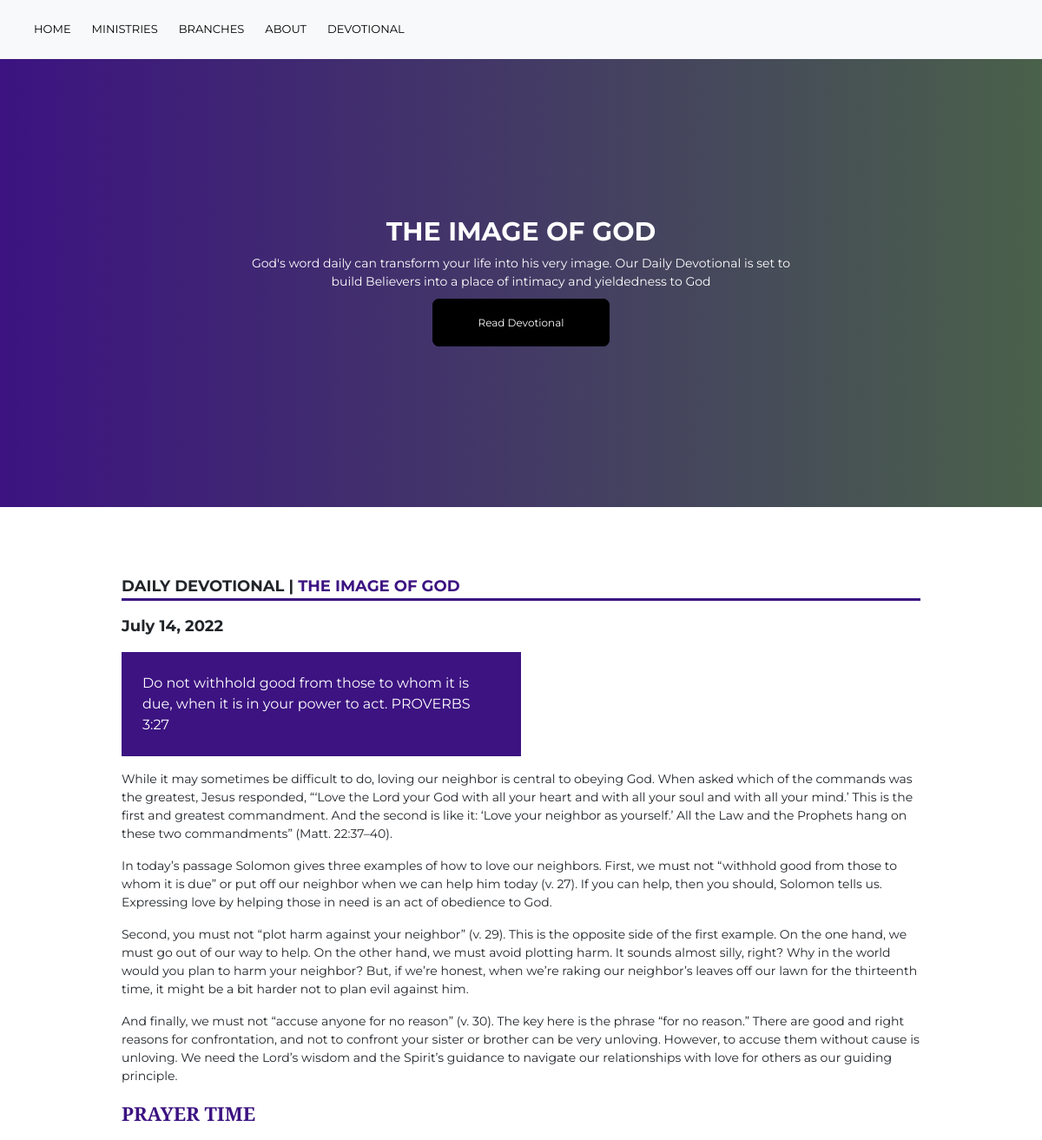
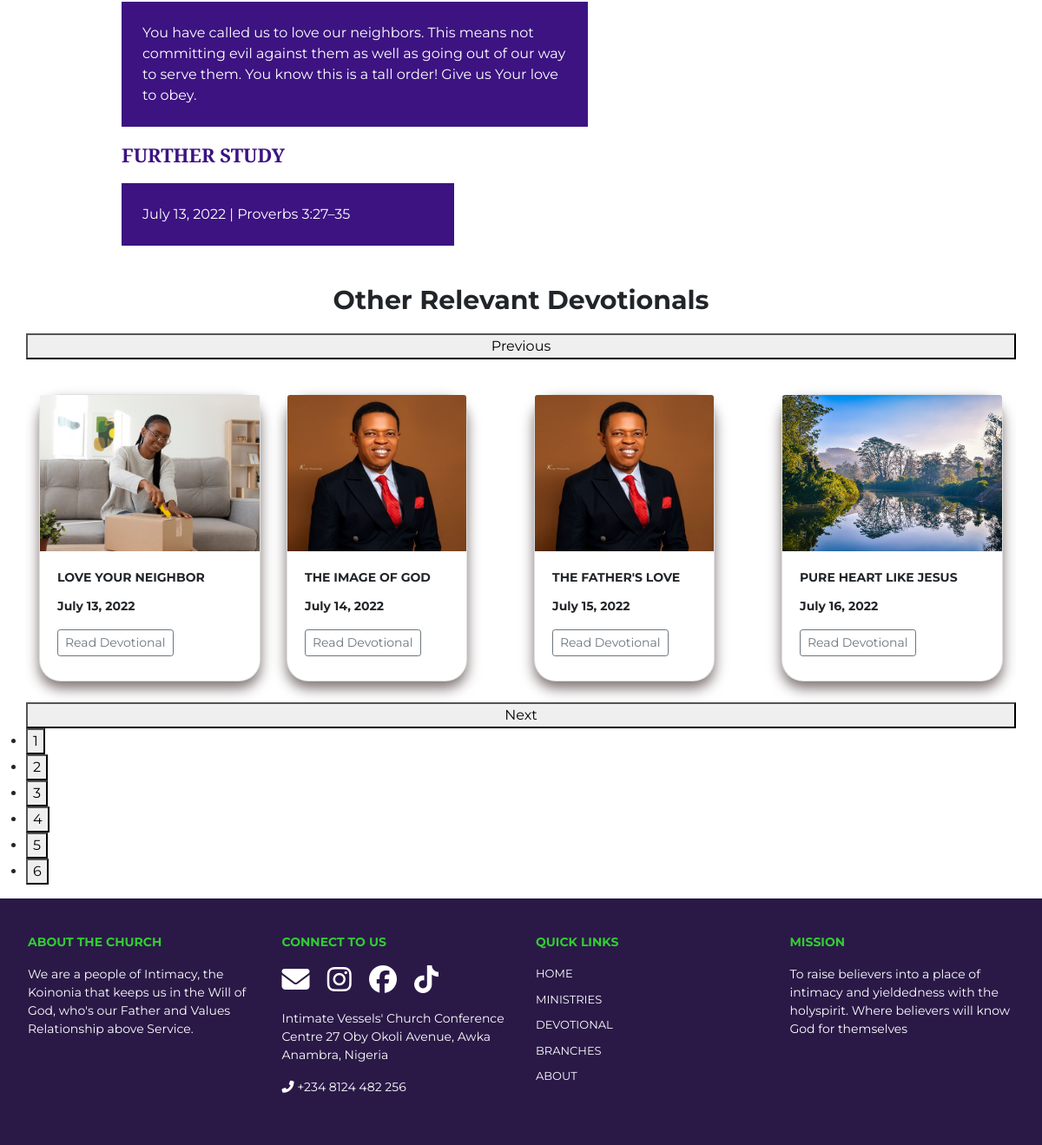
The page /devotional/3/ on the database its author committed (2 pictures, top to bottom).
### my_app/models.py (models this page shows)
class Devotional(models.Model):
    image = models.ImageField(blank = True, null=True, upload_to='devotional_img')
    title = models.CharField(max_length = 200, blank= True)
    date = models.DateField()
    scripture = models.TextField(max_length = 400, blank= True)
    body = RichTextField(blank=True, null=True)
    prayer = models.TextField(max_length = 500, blank= True)
    further_study = models.TextField(max_length = 1000, blank= True)

### my_app/views.py (the view)
# urls.py: path('devotional/<int:pk>/', my_app_view.devotional_detail, name='devotional_detail'),
def devotional_detail(request, pk):
    all_devotional = Devotional.objects.all()
    devotional = get_object_or_404(Devotional, pk= pk)
    context = {'devotional': devotional, 'all_devotional': all_devotional}
    return render(request, 'my_app/devotional_detail.html', context)

### my_app/templates/my_app/devotional_detail.html (shortened to what this page needs)
{% extends 'my_app/base.html' %}
{% load static %}
{% block main-content %}
<div class="container-fluid gradient-container "  >
    <div class="row m-auto grooming-cont"  >
        <div class="col-12 m-auto" >
            <div class="mt-4 mb-2">
                <h1 class="sub-bold-text m-auto mb-4 white-text text-center" >{{devotional.title.upper}}</h1>
            </div>
            <div class="col-12 col-sm-12 col-md-7 col-lg-7 mt-4 m-auto text-center white-text">
                <p class="m-auto white-text"> God's word daily can transform your life into his very image.
                    Our Daily Devotional is set to build Believers into a place of intimacy and yieldedness to God </p>
            </div>
            <div class="mt-4 text-center">
                <a href="#main-content" class="button-large-dark " >Read Devotional</a>
            </div>
        </div>
    </div>
</div>
<div class="container" id="main-content" style="margin-top: 70px;" >
    <div class="row">
        <div class="col-12 col-sm-12 col-md-10 col-lg-10 m-auto" >
            <p class=" pt-2" style="border-bottom: 3px solid #3c1381; font-weight: bold; font-size: 18px;">
                DAILY DEVOTIONAL | <span style="color: #3c1381;">{{devotional.title}}</span></p>
            <p class="" style="font-size: 18px; font-weight: bold;">{{devotional.date}}</p>
            <div class="p-4 col-12 col-sm-12 col-md-6 col-lg-6 bg-purple mb-3">
                {{devotional.scripture|safe}}
            </div>
            <div >
                {{devotional.body|safe}}
            </div>
            <div>
                <p style="font-weight: bold; font-size: 22px; font-family: 'Playfair Display', serif;" class="purple-color" >PRAYER TIME</p>
                <div class="p-4 col-11 col-sm-11 col-md-7 col-lg-7 bg-purple mb-3">
                    {{devotional.prayer}}
                </div>
                <p style="font-weight: bold; font-size: 22px; font-family: 'Playfair Display', serif;" class="purple-color" >FURTHER STUDY</p>
                <div class="p-4 col-11 col-sm-11 col-md-5 col-lg-5 bg-purple mb-3">
                    {{devotional.further_study}}
                </div>
            </div>
        </div>
    </div>
</div>
<div class="container mt-4" style="">
    <div class="col-12 m-auto text-center">
        <p class="sub-bold-text text-center">Other Relevant Devotionals</p>
    </div>
    <div class="row g-0 slide-div single-item" style=" position: relative !important;">
        {% for devotional in all_devotional %}
        <div class="col-xs-6 col-sm-6 col-md-4 col-lg-3 mt-3 d-flex align-items-stretch" >
            <div class="card mt-4 mb-4" style="width: 100;">
                <div class="card-img-div" style="overflow: hidden; position: relative;">
                    <img class="card-img-top zoom" src="{{ devotional.image.url }}" alt="Card image cap">
                </div>
                <div class="card-body">
                    <p class="card-title post-heading" style="font-weight: bold;">{{devotional.title}}</p>
                    <p class="card-text post-body" style="font-weight: bold;">{{devotional.date}}</p>
                    <div >
                        <a href="#" class="btn btn-sm btn-outline-secondary mb-2 ">Read
                            Devotional</a>
                    </div>
                </div>
             </div>
        </div>
        {% endfor %}
    </div>
</div>
{% endblock main-content %}

### my_app/static/my_app/css/main.css (style rules this page uses)
html { overflow-x: hidden !important; scroll-behavior: smooth; }
body { font-family: 'Montserrat', sans-serif; overflow-x: hidden; scroll-behavior: smooth; padding: 0; margin: 0; background-color:transparent; width: 100%; }
.button-large-dark { width: 200px; height: 50px; background: black; color: white !important; padding: 18px 50px; border-radius: 8px 8px 8px 8px; border: 2px solid black; font-size: 12px; }
.sub-bold-text { font-size: 30px; font-weight: bolder; }
.card { border-radius: 25px 25px 25px 25px; box-shadow: 0px 8px 15px rgb(126, 114, 114) !important; }
.post-heading { text-transform: uppercase; }
.bg-purple { background-color: #3c1381; color: white; }
.purple-color { color: #3c1381; }
.white-text { color: white; }
p { font-size: 14px; }
.gradient-container { background-image: linear-gradient(to right , #3c1381, rgb(74, 97, 74)); }
.grooming-cont { height: 70vh; }
.card-img-top { width: 100%; height: 15vw; object-fit: cover; transition: all 1s ease-in-out; }

### rows shown on the page
Devotional: title "THE IMAGE OF GOD", date "July 14, 2022", scripture "Do not withhold good from those to whom it is due, when it is in your power to act. PROVERBS 3:27", body "While it may sometimes be difficult to do, loving our neighbor is central to obeying God. When asked which of the commands was the greatest, Jesus responded, “‘Love the Lord your God with all your heart and with all your soul and with all your mind.’ This is the first and greatest commandment. And the second is like it: ‘Love your neighbor as yourself.’ All the Law and the Prophets hang on these two commandments” (Matt. 22:37–40). In today’s passage Solomon gives three examples of how to love our neighbors. First, we must not “withhold good from those to whom it is due” or put off our neighbor when we can help him today (v. 27). If you can help, then you should, Solomon tells us. Expressing…", prayer "You have called us to love our neighbors. This means not committing evil against them as well as going out of our way to serve them. You know this is a tall order! Give us Your love to obey.", further_study "July 13, 2022 | Proverbs 3:27–35", image (picture)
Devotional: image (picture), title "LOVE YOUR NEIGHBOR", date "July 13, 2022"
Devotional: image (picture), title "THE FATHER'S LOVE", date "July 15, 2022"
Devotional: image (picture), title "PURE HEART LIKE JESUS", date "July 16, 2022"
